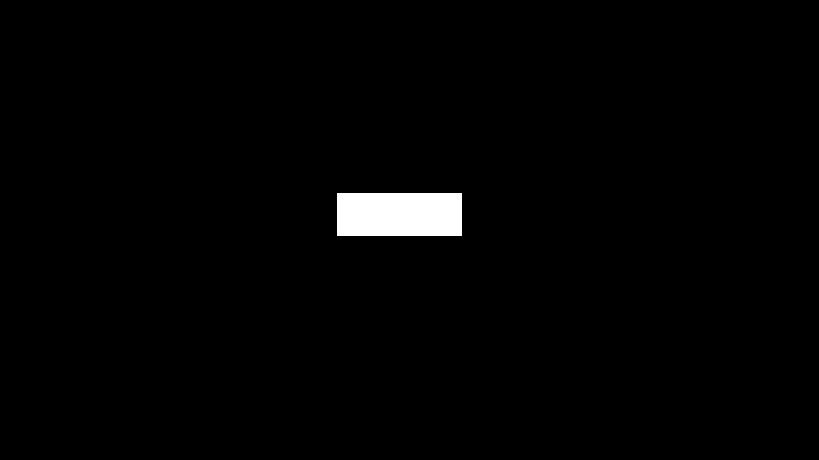
%> input picture Image Processing/imgfft.png, 819 x 460 px
$ octave frequencyFirst.m   (GNU Octave 9; MATLAB toolbox functions it lacks are replaced by stand-ins)
%> lines starting %> are read from the running program, lines starting %| are printed output that depends on the picture; in (x1, y1, x2, y2) boxes, pixels count from 0 and x2, y2 are one past the last pixel; in counts of white or black regions, pixels touching at a corner belong together; the program's own positions count from 1
clc, clear, close all;

Img= imread('imgfft.png');   %Main Image
%> Img is the input picture: size 460x819x3 uint8; 1.4% white; 1 white region, box (x1, y1, x2, y2) and area: (337, 193, 462, 236) 5375
Img=rgb2gray(Img);

fft_Img= fft2(Img);

fft_shift_Img= fftshift(fft_Img);

fft_shift_log_Img= mat2gray(log(1+abs(fft_shift_Img)));
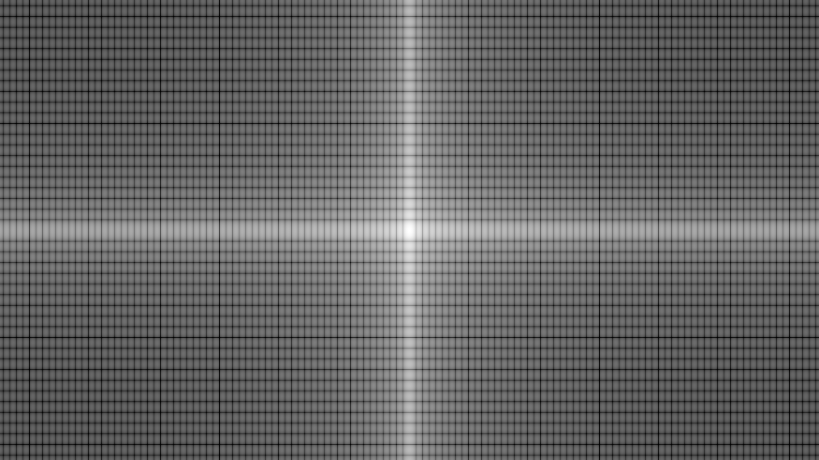
%> fft_shift_log_Img: size 460x819 double; min 0, max 1, mean 0.394

fft_log_img= mat2gray(log(1+abs(fft_Img)));
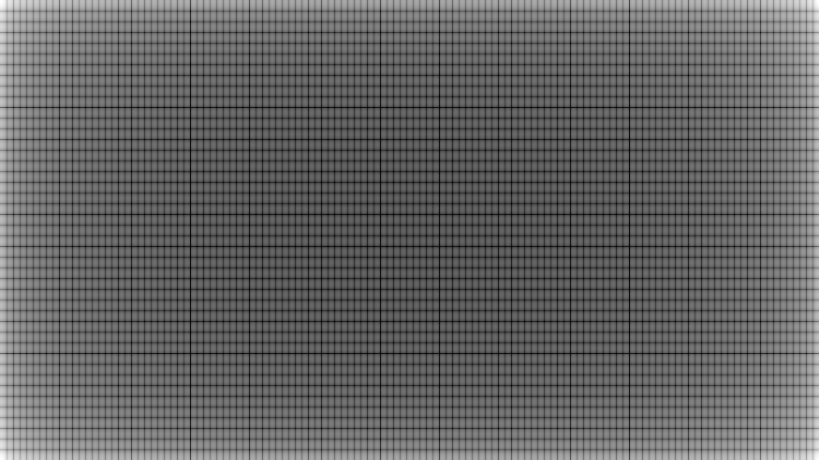
%> fft_log_img: size 460x819 double; min 0, max 1, mean 0.394; mean of the top-left, top-right, bottom-left and bottom-right quarters 0.395, 0.394, 0.394, 0.393

%Ploting Area.
subplot(3,2,1);
imshow(Img);
title('Original Image');

subplot(3,2,2);
imshow(fft_shift_log_Img);
title('With Shift & Log')

subplot(3,2,3);
plot(fft_shift_Img);
title('With  Shift & Without Log');

subplot(3,2,4);
imshow(fft_log_img);
title('With Log && Without Shift');

subplot(3,2,5);
plot(fft_Img);
title('Without Log &  shift');
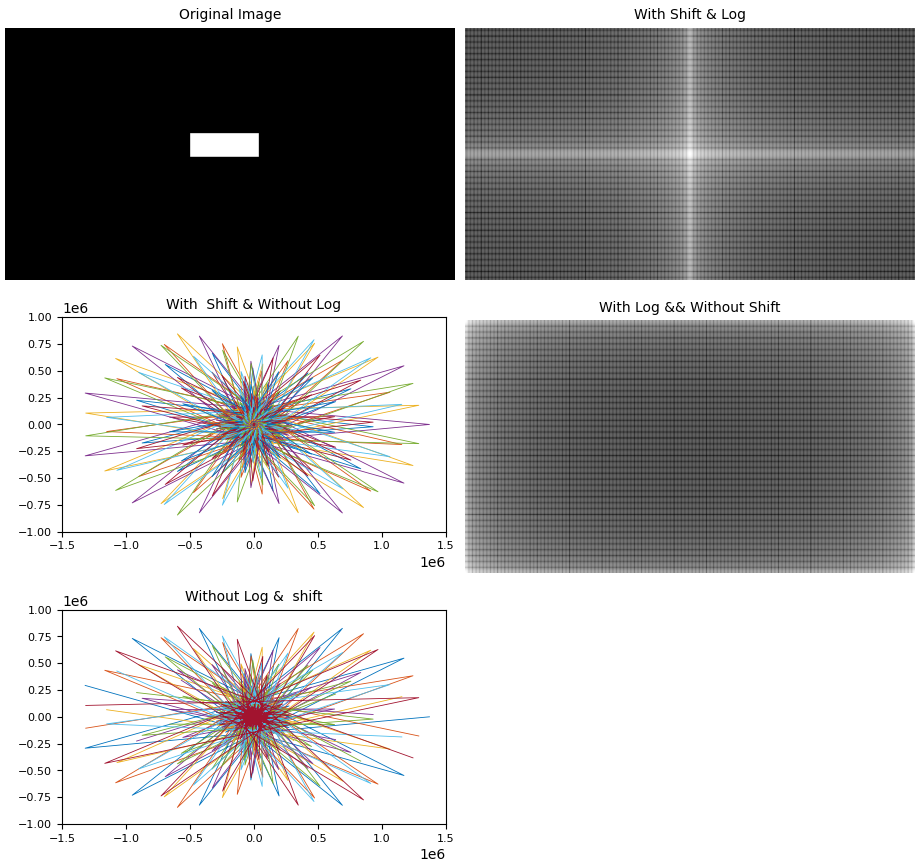
%> figure redrawn from the program's plot data, 5 panels

$ run again, with Image Processing/laplacian.tif saved as Image Processing/imgfft.png
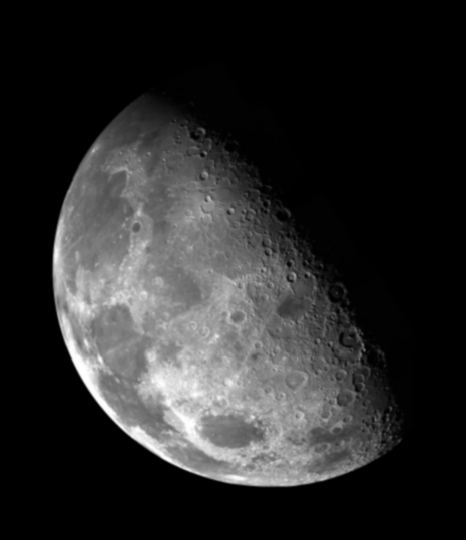
%> input picture Image Processing/laplacian.tif, 466 x 540 px
%> Img is the input picture: size 540x466 uint8; min 0, max 254, mean 42.7
%> `fft_shift_log_Img= mat2gray(log(1+abs(fft_shift_Img)));`:
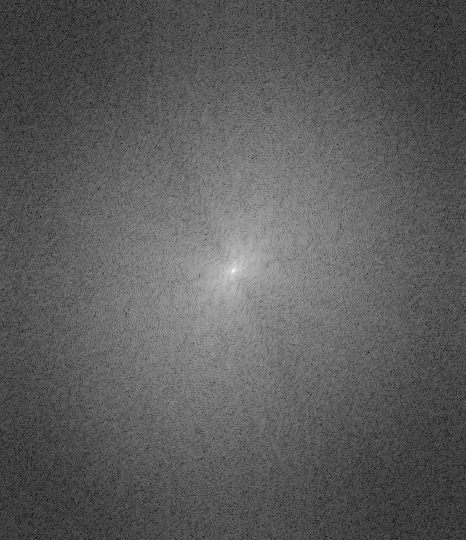
%> fft_shift_log_Img: size 540x466 double; min 0, max 1, mean 0.362
%> `fft_log_img= mat2gray(log(1+abs(fft_Img)));`:
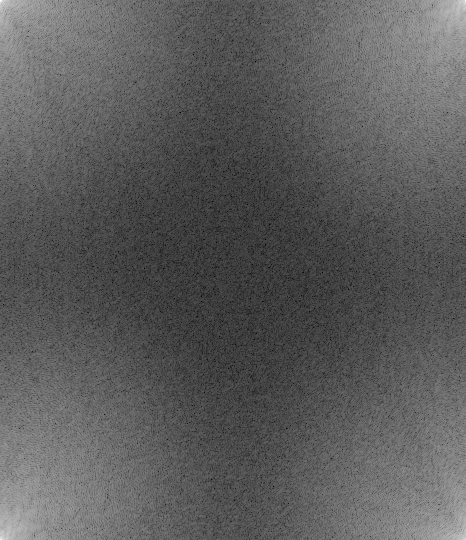
%> fft_log_img: size 540x466 double; min 0, max 1, mean 0.362; mean of the top-left, top-right, bottom-left and bottom-right quarters 0.354, 0.371, 0.371, 0.353
